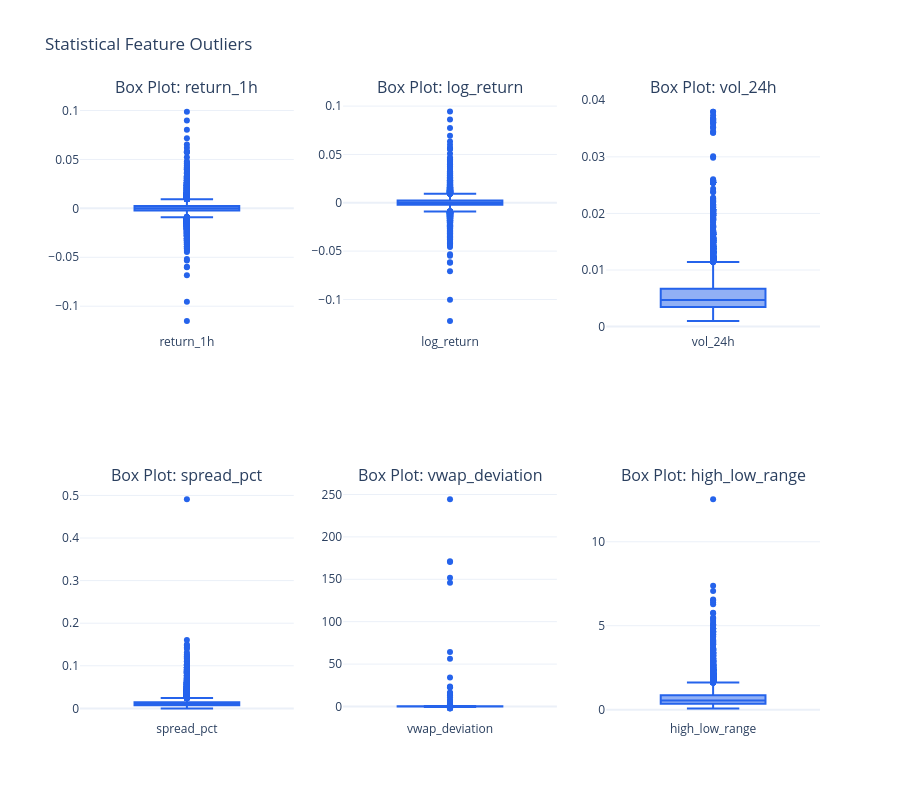

This figure's notebook cell:
### Code cell
# Box Plots for primary features
fig = make_subplots(
    rows=2, cols=3, subplot_titles=[f"Box Plot: {col}" for col in PLOT_COLS]
)

for i, col in enumerate(PLOT_COLS):
    row = (i // 3) + 1
    col_idx = (i % 3) + 1
    fig.add_trace(
        go.Box(
            y=df_model[col],
            name=col,
            marker_color=COLORS["price"],
            boxpoints="outliers",
        ),
        row=row,
        col=col_idx,
    )

fig.update_layout(
    height=800,
    title_text="Statistical Feature Outliers",
    template="plotly_white",
    showlegend=False,
)
fig.show()

### Figure 1 — Plotly figure (JSON) as saved in the notebook; plotly's stock layout.template omitted (floating-point values rounded to 4 significant figures; data arrays with more than 128 entries replaced by an {"elided": "..."} marker saying what was removed)
{"data": [{"boxpoints": "outliers", "marker": {"color": "#2563eb"}, "name": "return_1h", "type": "box", "xaxis": "x", "y": {"elided": "15477 float values"}, "yaxis": "y"}, {"boxpoints": "outliers", "marker": {"color": "#2563eb"}, "name": "log_return", "type": "box", "xaxis": "x2", "y": {"elided": "15477 float values"}, "yaxis": "y2"}, {"boxpoints": "outliers", "marker": {"color": "#2563eb"}, "name": "vol_24h", "type": "box", "xaxis": "x3", "y": {"elided": "15477 float values"}, "yaxis": "y3"}, {"boxpoints": "outliers", "marker": {"color": "#2563eb"}, "name": "spread_pct", "type": "box", "xaxis": "x4", "y": {"elided": "15477 float values"}, "yaxis": "y4"}, {"boxpoints": "outliers", "marker": {"color": "#2563eb"}, "name": "vwap_deviation", "type": "box", "xaxis": "x5", "y": {"elided": "15477 float values"}, "yaxis": "y5"}, {"boxpoints": "outliers", "marker": {"color": "#2563eb"}, "name": "high_low_range", "type": "box", "xaxis": "x6", "y": {"elided": "15477 float values"}, "yaxis": "y6"}], "layout": {"annotations": [{"font": {"size": 16}, "showarrow": false, "text": "Box Plot: return_1h", "x": 0.1444, "xanchor": "center", "xref": "paper", "y": 1, "yanchor": "bottom", "yref": "paper"}, {"font": {"size": 16}, "showarrow": false, "text": "Box Plot: log_return", "x": 0.5, "xanchor": "center", "xref": "paper", "y": 1, "yanchor": "bottom", "yref": "paper"}, {"font": {"size": 16}, "showarrow": false, "text": "Box Plot: vol_24h", "x": 0.8556, "xanchor": "center", "xref": "paper", "y": 1, "yanchor": "bottom", "yref": "paper"}, {"font": {"size": 16}, "showarrow": false, "text": "Box Plot: spread_pct", "x": 0.1444, "xanchor": "center", "xref": "paper", "y": 0.375, "yanchor": "bottom", "yref": "paper"}, {"font": {"size": 16}, "showarrow": false, "text": "Box Plot: vwap_deviation", "x": 0.5, "xanchor": "center", "xref": "paper", "y": 0.375, "yanchor": "bottom", "yref": "paper"}, {"font": {"size": 16}, "showarrow": false, "text": "Box Plot: high_low_range", "x": 0.8556, "xanchor": "center", "xref": "paper", "y": 0.375, "yanchor": "bottom", "yref": "paper"}], "height": 800, "showlegend": false, "title": {"text": "Statistical Feature Outliers"}, "xaxis": {"anchor": "y", "domain": [0, 0.2889]}, "xaxis2": {"anchor": "y2", "domain": [0.3556, 0.6444]}, "xaxis3": {"anchor": "y3", "domain": [0.7111, 1]}, "xaxis4": {"anchor": "y4", "domain": [0, 0.2889]}, "xaxis5": {"anchor": "y5", "domain": [0.3556, 0.6444]}, "xaxis6": {"anchor": "y6", "domain": [0.7111, 1]}, "yaxis": {"anchor": "x", "domain": [0.625, 1]}, "yaxis2": {"anchor": "x2", "domain": [0.625, 1]}, "yaxis3": {"anchor": "x3", "domain": [0.625, 1]}, "yaxis4": {"anchor": "x4", "domain": [0, 0.375]}, "yaxis5": {"anchor": "x5", "domain": [0, 0.375]}, "yaxis6": {"anchor": "x6", "domain": [0, 0.375]}}}
